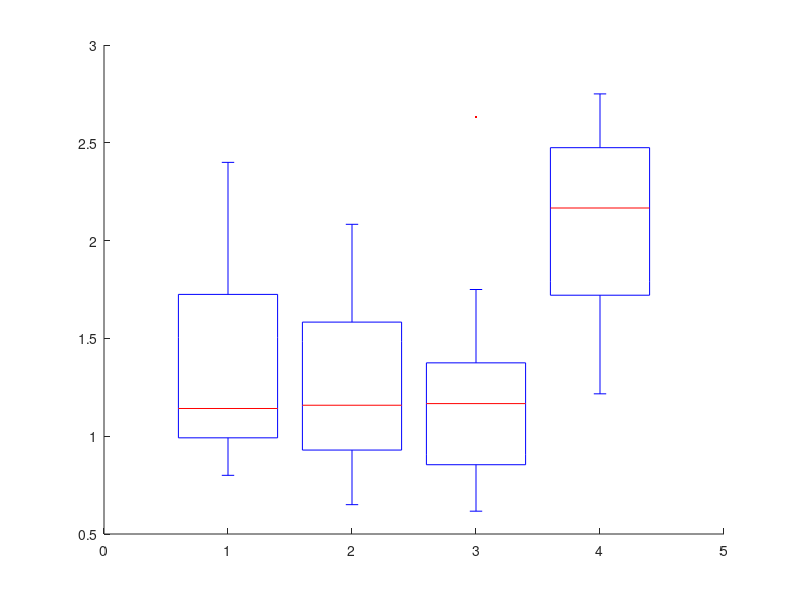

Here is the MATLAB script that generated this plot: (Note: this script raises an error after producing the figure.)
close all;
clear all;
clc;

%Blow Switch

y_blow = [84 69 59 68 61 110 48 57 132 144]/60; %YouTube Blow Switch
g_blow = [64 37 158 47 42 84 78 67 105 73]/60;   %G1 Blow Switch

y_dwell = [73 46 66 119 98 125 39 86 53 64]/60;       %YouTube Dwell
g_dwell = [117 73 289 143 150 165 102 88 107 144]/60; %G1 Blow Switch 289-->582

e = boxplot([y_blow' y_dwell' g_blow' g_dwell'], 'symbol', 'kx','outlierSize', 8);
%title('\fontsize{20}Blow Switch');
grid on;

set(e, 'linewidth', 3);
set(e, 'linestyle', '-'); 
%set(gca, 'YTick', -1:1:13);
%xt1 = '\begin{tabular}{c} YouTube \\ Blow Switch\end{tabular}';
%xt2 = '\begin{tabular}{c} YouTube \\ Dwell Time\end{tabular}';
%xt3 = '\begin{tabular}{c} G1 \\ Blow Switch\end{tabular}';
%xt4 = '\begin{tabular}{c} G1 \\ Dwell Time\end{tabular}';
%set(gca, 'XTickLabel', {xt1, xt2, xt3, xt4}, 'Fontsize', 20, 'TickLabelInterpreter', 'latex');
ylabel('Tempo (min)', 'Fontsize', 20);
% casso:
line([2.5 2.5], [0 1000], 'Color', 'k', 'LineStyle', '--', 'LineWidth', 2)
%text(4.06, 3.9, '\leftarrow 9.7min', 'fontsize', 12)
%y = [0:1:5];
%set(gca,'YTickLabel', y)
ylim([0 5]);

set(gca,'xtick', [1.0:0.5:4.0]);
set(gca,'xticklabel',{'','YouTube','','','','G1',''}, 'FontSize', 15);

ax2 = axes('Position', get(gca, 'Position'),'Color', 'none', 'YColor', 'none');
set(ax2, 'XAxisLocation', 'top','YAxisLocation','Right');

% set the same Limits and Ticks on ax2 as on ax1;
set(ax2, 'XLim', get(gca, 'XLim'),'YLim', get(gca, 'YLim'));
%set(ax2, 'XTick', get(gca, 'XTick'), 'YTick', get(gca, 'YTick'));

set(ax2, 'xtick', [0:0.25/2:1]);
set(ax2, 'xticklabel',{'','Sopro','','Dwell','','Sopro','','Dwell'}, 'fontsize', 15);
set(ax2, 'ytick', linspace(0,1,9));

%saveas(gcf, 'Time.png');
